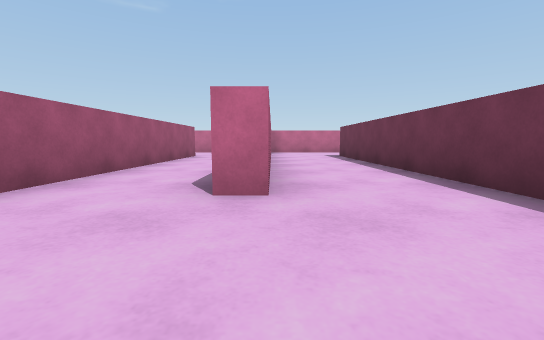
[1] (above)

23 first-person views from a walk through a Unity game level. The camera is 0.48 m above the floor, tilts 6° down and sees 90° across. The floor is counted in squares, 1 m on a side. Each view is taken from the middle of a square. On the plan, view 1 faces up. The plan holds only what a view shows up to about 9 squares ahead; the rest is blank. The player is left out.

[2]
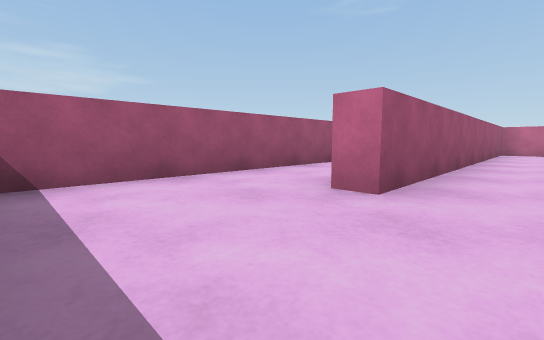

[3]
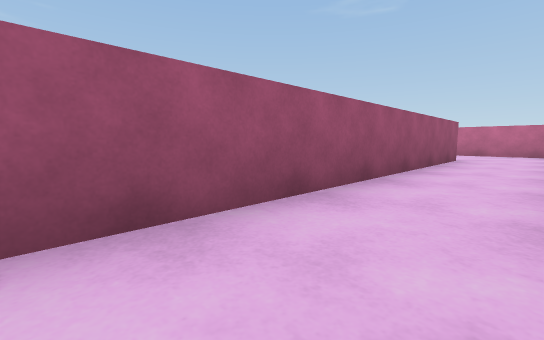

[4]
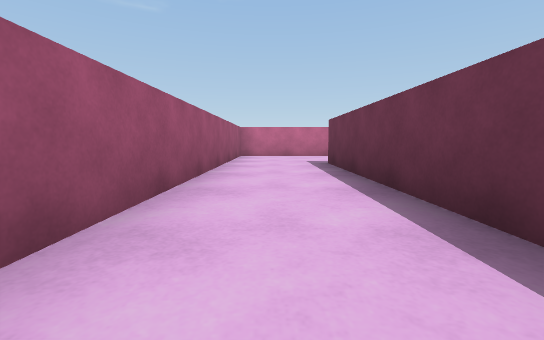

[5]
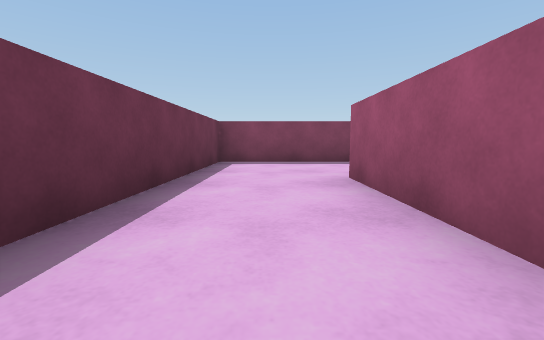

[6]
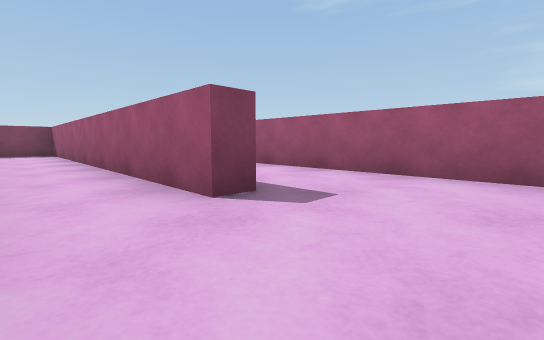

[7]
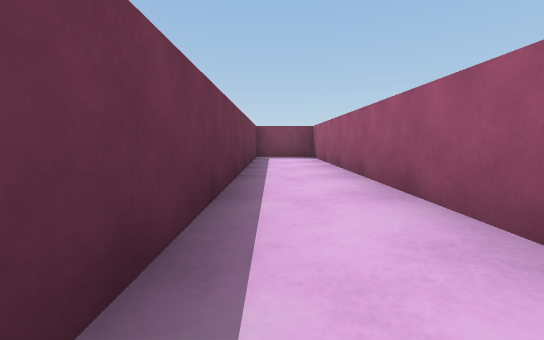

[8]
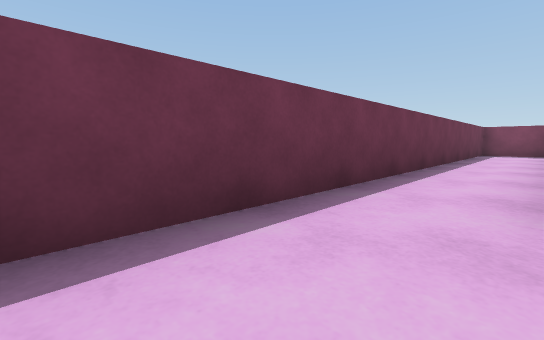

[9]
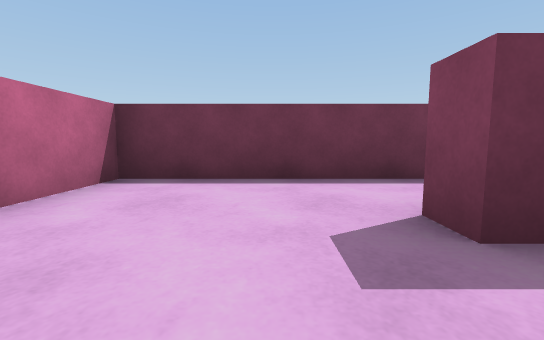

[10]
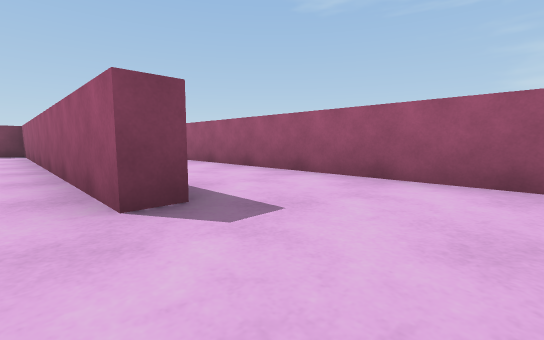

[11]
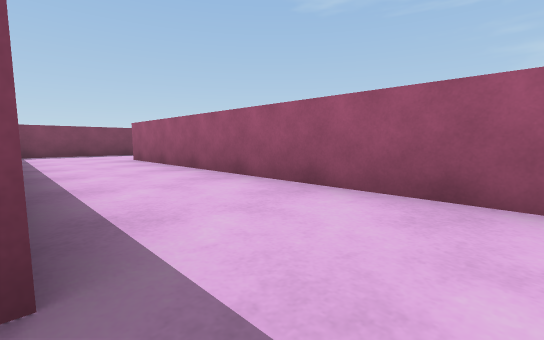

[12]
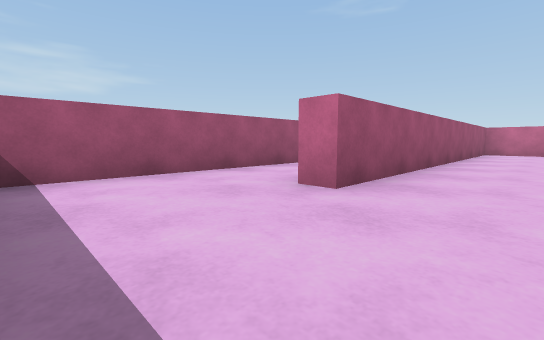

[13]
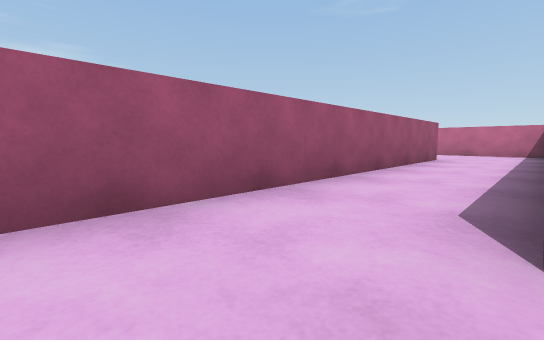

[14]
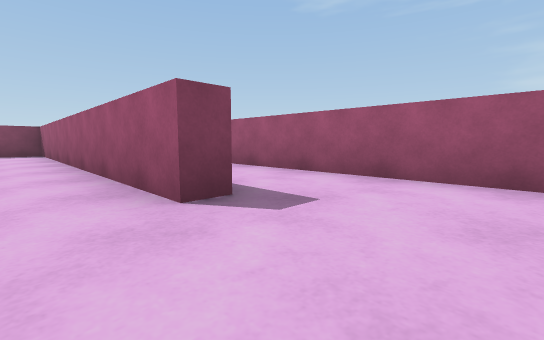

[15]
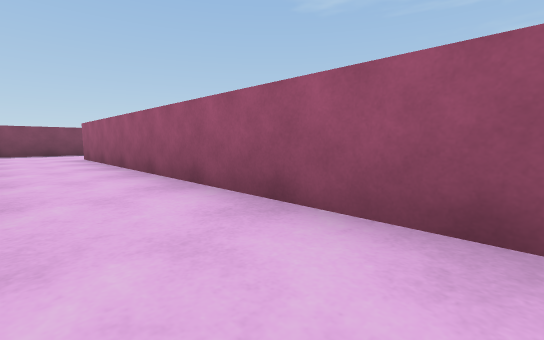

[16]
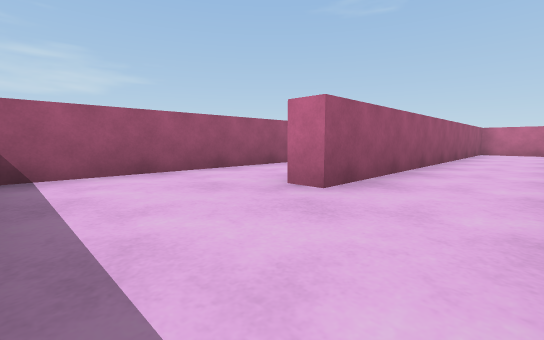

[17]
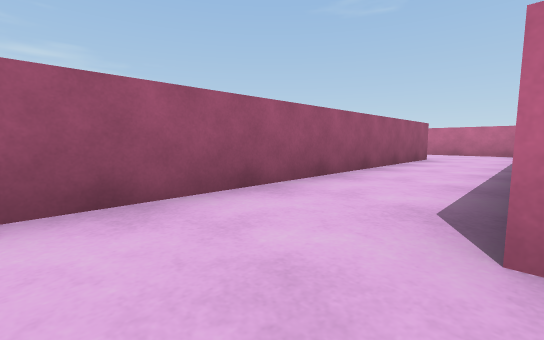

[18]
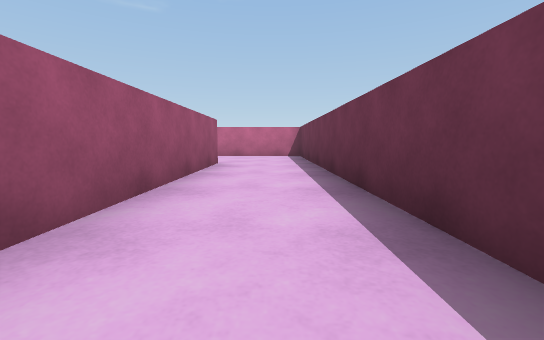

[19]
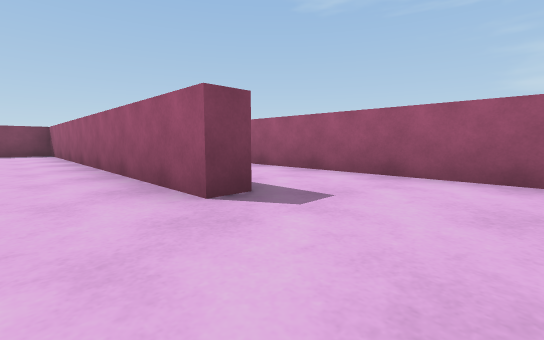

[20]
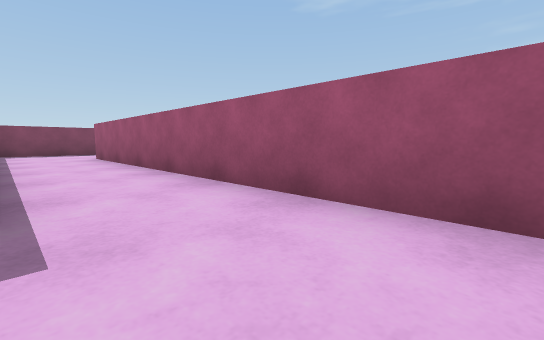

[21]
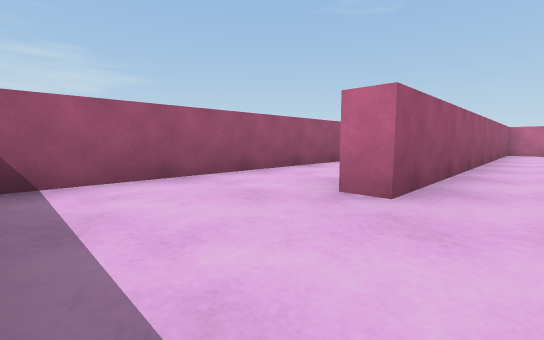

[22]
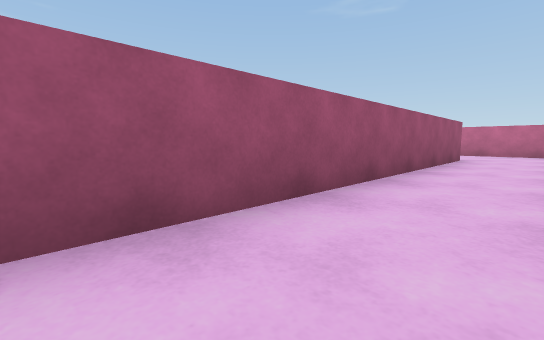

[23]
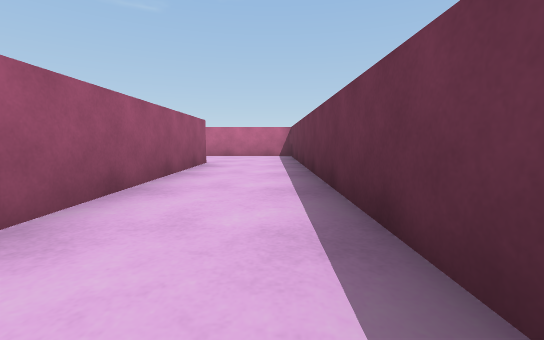

### Floor plan
Points are (right, up) in squares from view 1. A wall is a line through its corners. A room is listed if a view was taken in it or the views show most of it. See-through windows are left out.
Room 1 (views 1, 2, 3, 4, 5, 9, 10)
walls: (-2.5, 9) (-2.5, -0.4) (2.2, -0.4) (2.2, 9); (-1, 12) (-2.5, 12); (1.5, 12) (0, 12) (0, 2.4) (-0.6, 2.4)
ways out: opening at (2, 10.5) to room 2; opening at (-3, 10.5) to room 3
Room 2 (views 6, 7, 8)
walls: (2.2, 9) (2.7, 9) (2.7, -0.4) (4.5, -0.4) (4.5, 12) (1.5, 12)
ways out: opening at (2, 10.5) to room 1
Room 3 (views 11, 12, 13, 14)
walls: (-3.1, 9) (-2.5, 9); (-8, 9) (-8, -0.4) (-7, -0.4); (-5.5, -0.4) (-3.4, -0.4); (-5.5, 11.4) (-5.5, 2.4) (-6, 2.4); (-6, 12) (-7.5, 12); (-2.5, 12) (-4.9, 12)
ways out: opening at (-3, 10.5) to room 1; opening at (-8, 10.5) to room 4
Room 4 (views 15, 16, 17, 18, 19)
walls: (-11.1, 3.9) (-11.1, 12) (-12.5, 12); (-8.5, 9) (-8, 9); (-13.2, 9) (-13.2, -0.4) (-12, -0.4); (-10.5, -0.4) (-9, -0.4); (-10.6, 11.2) (-10.6, 2.4) (-11.1, 2.4); (-7.5, 12) (-9.9, 12)
ways out: opening at (-8, 10.5) to room 3; opening at (-13, 10.5) to room 5
Room 5 (views 20, 21, 22, 23)
walls: (-16.4, 3.5) (-16.4, 12) (-19.2, 12); (-13.8, 9) (-13.2, 9); (-18.5, 9.1) (-18.5, -0.1); (-15.5, -0.4) (-14, -0.4); (-12.5, 12) (-15.9, 12) (-15.9, 2.4) (-16.4, 2.4)
ways out: opening at (-13, 10.5) to room 4; opening at (-19, 10.5)

Positions as (right, up) in squares from view 1, and headings:
1: (0, 0), facing up
2: (1, 0), facing up-left
3: (-1, 1), facing up-left
4: (1, 3), facing up
5: (1, 6), facing down
6: (4, 11), facing down-left
7: (4, 8), facing down
8: (3, 11), facing down-right
9: (1, 10), facing right
10: (-2, 11), facing down-left
11: (-3, 10), facing down-left
12: (-4, 0), facing up-left
13: (-6, 1), facing up-left
14: (-7, 11), facing down-left
15: (-9, 11), facing down-left
16: (-9, 0), facing up-left
17: (-11, 1), facing up-left
18: (-12, 3), facing up
19: (-12, 11), facing down-left
20: (-14, 11), facing down-left
21: (-15, 0), facing up-left
22: (-17, 1), facing up-left
23: (-17, 3), facing up
